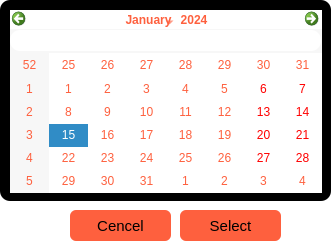
<?xml version="1.0" encoding="UTF-8"?>
<ui version="4.0">
 <class>Form</class>
 <widget class="QWidget" name="Form">
  <property name="geometry">
   <rect>
    <x>0</x>
    <y>0</y>
    <width>333</width>
    <height>246</height>
   </rect>
  </property>
  <property name="windowTitle">
   <string>Form</string>
  </property>
  <property name="styleSheet">
   <string notr="true">background-color:white;
border-radius:10px;
border:none;</string>
  </property>
  <widget class="QPushButton" name="select_date_btn">
   <property name="geometry">
    <rect>
     <x>180</x>
     <y>210</y>
     <width>101</width>
     <height>31</height>
    </rect>
   </property>
   <property name="styleSheet">
    <string notr="true">
QPushButton{
background-color:#FE603E;
border-radius:6px;
font-size:11pt;
}
QPushButton:hover{
font-size:13pt;

}</string>
   </property>
   <property name="text">
    <string>Select</string>
   </property>
  </widget>
  <widget class="QFrame" name="frame">
   <property name="geometry">
    <rect>
     <x>0</x>
     <y>0</y>
     <width>331</width>
     <height>201</height>
    </rect>
   </property>
   <property name="styleSheet">
    <string notr="true">background-color:black;
border-radius:10px</string>
   </property>
   <property name="frameShape">
    <enum>QFrame::StyledPanel</enum>
   </property>
   <property name="frameShadow">
    <enum>QFrame::Raised</enum>
   </property>
   <widget class="QCalendarWidget" name="calendarWidget">
    <property name="geometry">
     <rect>
      <x>10</x>
      <y>10</y>
      <width>312</width>
      <height>183</height>
     </rect>
    </property>
    <property name="styleSheet">
     <string notr="true">border-radius:20px;
color:#FE603E;
background-color:white;
</string>
    </property>
   </widget>
  </widget>
  <widget class="QPushButton" name="cancel_date_btn">
   <property name="geometry">
    <rect>
     <x>70</x>
     <y>210</y>
     <width>101</width>
     <height>31</height>
    </rect>
   </property>
   <property name="cursor">
    <cursorShape>ArrowCursor</cursorShape>
   </property>
   <property name="styleSheet">
    <string notr="true">
QPushButton{
background-color:#FE603E;
border-radius:6px;
font-size:11pt;
}
QPushButton:hover{
font-size:13pt;

}</string>
   </property>
   <property name="text">
    <string>Cencel</string>
   </property>
  </widget>
  <widget class="QFrame" name="frame_2">
   <property name="geometry">
    <rect>
     <x>10</x>
     <y>30</y>
     <width>311</width>
     <height>21</height>
    </rect>
   </property>
   <property name="styleSheet">
    <string notr="true">b</string>
   </property>
   <property name="frameShape">
    <enum>QFrame::StyledPanel</enum>
   </property>
   <property name="frameShadow">
    <enum>QFrame::Raised</enum>
   </property>
  </widget>
  <zorder>frame</zorder>
  <zorder>select_date_btn</zorder>
  <zorder>cancel_date_btn</zorder>
  <zorder>frame_2</zorder>
 </widget>
 <resources/>
 <connections/>
</ui>
